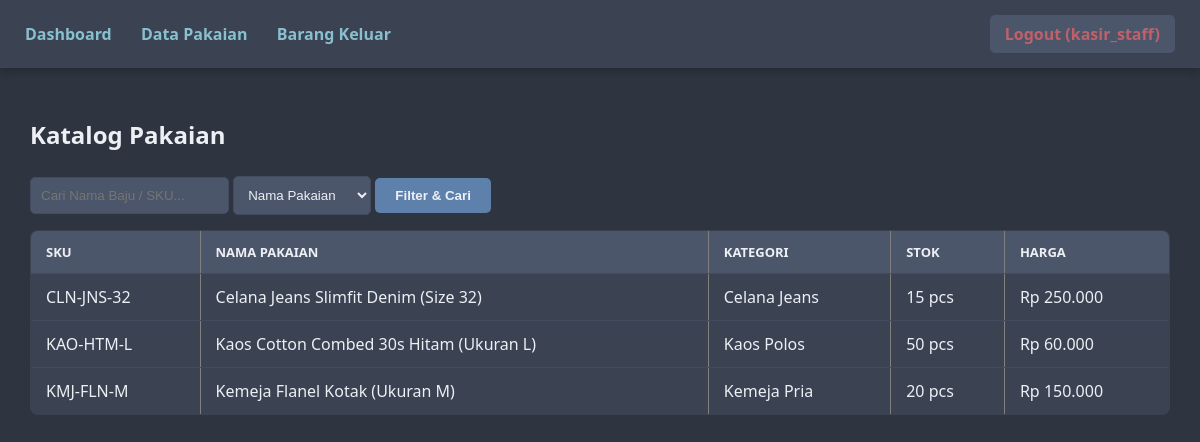
The page /public/products/index.php (signed in) on the database its author committed.
### tables this page shows
CREATE TABLE products (
    id INT PRIMARY KEY AUTO_INCREMENT,
    category_id INT NOT NULL,
    sku VARCHAR(50) NOT NULL UNIQUE,
    name VARCHAR(150) NOT NULL,
    price DECIMAL(12,2) NOT NULL CHECK (price >= 0),
    stock INT NOT NULL DEFAULT 0 CHECK (stock >= 0),
    minimum_stock INT NOT NULL DEFAULT 5,
    FOREIGN KEY (category_id) REFERENCES categories(id) ON UPDATE CASCADE ON DELETE RESTRICT
);

CREATE TABLE categories (
    id INT PRIMARY KEY AUTO_INCREMENT,
    name VARCHAR(100) NOT NULL
);

### helpers/escape.php (called while the page is built)
<?php
function e($string) {
    return htmlspecialchars($string ?? '', ENT_QUOTES, 'UTF-8');
}
?>

### public/products/index.php (the view, shortened to what this page needs)
<?php
require '../../config/database.php';
require '../../helpers/escape.php';
$page = max(1, (int)($_GET['page'] ?? 1));
$perPage = 10;
$offset = ($page - 1) * $perPage;
$search = $_GET['search'] ?? '';
$sortAllowed = ['name', 'price', 'stock'];
$sort = in_array($_GET['sort'] ?? '', $sortAllowed) ? $_GET['sort'] : 'name';
$sql = "SELECT p.*, c.name as category_name FROM products p
        LEFT JOIN categories c ON p.category_id = c.id
        WHERE p.name LIKE :search1 OR p.sku LIKE :search2
        ORDER BY $sort ASC LIMIT :limit OFFSET :offset";
$stmt = $pdo->prepare($sql);
$stmt->bindValue(':search1', "%$search%");
$stmt->bindValue(':search2', "%$search%");
$stmt->bindValue(':limit', $perPage, PDO::PARAM_INT);
$stmt->bindValue(':offset', $offset, PDO::PARAM_INT);
$stmt->execute();
$products = $stmt->fetchAll();
require '../../views/header.php';
?>
<h2>Katalog Pakaian</h2>
<form method="GET">
    <input type="text" name="search" value="<?= e($search) ?>" placeholder="Cari Nama Baju / SKU...">
    <select name="sort">
        <option value="name" <?= $sort == 'name' ? 'selected' : '' ?>>Nama Pakaian</option>
    </select>
    <button type="submit">Filter & Cari</button>
</form>
<table border="1" style="width:100%; margin-top:10px;">
    <tr><th>SKU</th><th>Nama Pakaian</th><th>Kategori</th><th>Stok</th><th>Harga</th></tr>
    <?php foreach($products as $p): ?>
    <tr>
        <td><?= e($p['sku']) ?></td>
        <td><?= e($p['name']) ?></td>
        <td><?= e($p['category_name']) ?></td>
        <td><?= e($p['stock']) ?> pcs</td>
        <td>Rp <?= e(number_format($p['price'], 0, ',', '.')) ?></td>
    </tr>
    <?php endforeach; ?>
</table>
</body></html>

### views/header.php (style rules this page uses)
body { font-family: 'Segoe UI', Tahoma, Geneva, Verdana, sans-serif; margin: 0; background-color: #2E3440; color: #ECEFF4; }
table { width: 100%; border-collapse: collapse; margin-top: 15px; background-color: #3B4252; border-radius: 8px; overflow: hidden; }
th, td { border-bottom: 1px solid #434C5E; padding: 12px 15px; text-align: left; }
th { background-color: #4C566A; color: #ECEFF4; text-transform: uppercase; font-size: 13px; }
input, select, button { padding: 10px; margin: 5px 0; border-radius: 5px; border: 1px solid #434C5E; background-color: #4C566A; color: #ECEFF4; }
button { background-color: #5E81AC; cursor: pointer; border: none; font-weight: bold; padding: 10px 20px; }

### rows shown on the page
products: sku "CLN-JNS-32", name "Celana Jeans Slimfit Denim (Size 32)", category.name "Celana Jeans", stock "15", price "250.000"
products: sku "KAO-HTM-L", name "Kaos Cotton Combed 30s Hitam (Ukuran L)", category.name "Kaos Polos", stock "50", price "60.000"
products: sku "KMJ-FLN-M", name "Kemeja Flanel Kotak (Ukuran M)", category.name "Kemeja Pria", stock "20", price "150.000"

### other values the page prints
$_SESSION['user']['username'] "kasir_staff"
